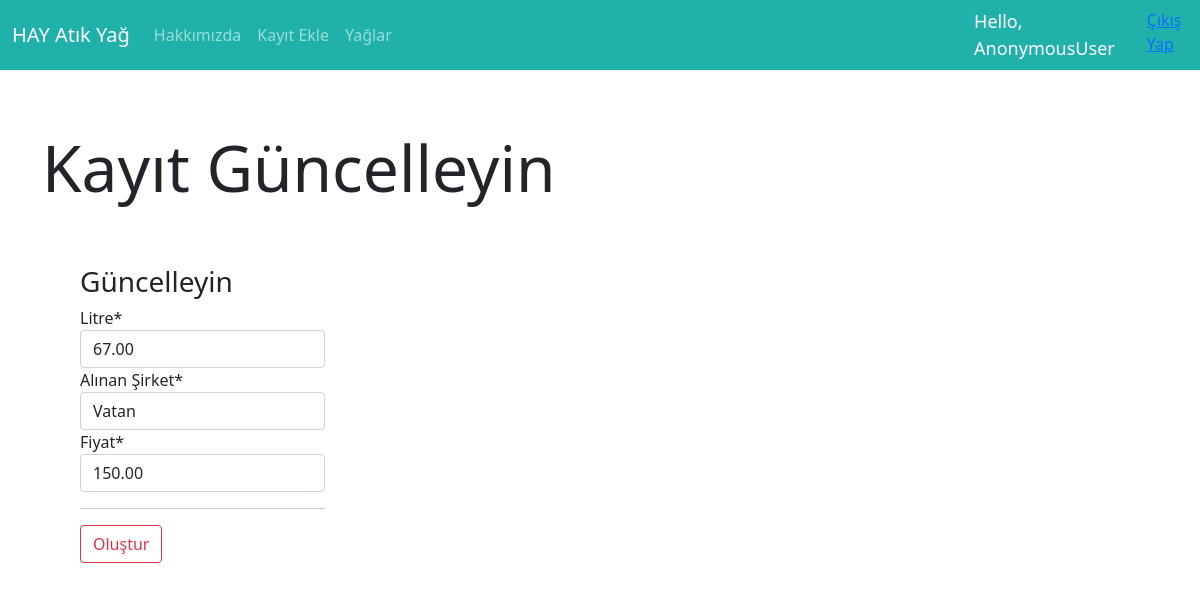
Screenshot of /oils/update/3 with the database file from the repository.
### oil/models.py (models this page shows, shortened)
class Oil(models.Model): # Modelimizi oluşturduk.
    user = models.ForeignKey("auth.User",on_delete=models.PROTECT,verbose_name="Kullanıcı")
    liter = models.DecimalField(max_digits=6,decimal_places=2,verbose_name="Litre")
    comp = models.CharField(max_length=50,verbose_name="Alınan Şirket")
    price = models.DecimalField(max_digits=6,decimal_places=2,verbose_name="Fiyat")
    date = models.DateTimeField(auto_now_add=True,verbose_name="Oluşturulma Tarihi")

### oil/views.py (the view)
# urls.py: path('update/<int:id>',views.updateOil,name="update"),
def updateOil(request,id):
    oil = get_object_or_404(Oil,id = id)
    form = OilForm(request.POST or None,instance=oil) #İnstance gelen bilgileri yeni forma aktardık
    if form.is_valid():
        oil = form.save(commit=False)
        oil.user = request.user
        oil.save()
        messages.success(request,"Güncelleme başarılı")
        return redirect("oil:dashboard")
    return render(request,"update.html",{"form":form})

### oil/forms.py
class OilForm(forms.ModelForm):
    class Meta:
        model = Oil #Formumuz ile Oil modelimiz bağlamış olduk.
        fields = ['liter','comp','price']

### templates/update.html (shortened to what this page needs)
{% extends 'layout.html' %}
{% load crispy_forms_tags %}
{% block body %}
<div class="container">
    <h1 class="display-3">Kayıt Güncelleyin</h1>
    <div class="row">
        <div style="margin: 30px; padding: 20px;"class="col-6 col-sm-3">
            <h3 class="">Güncelleyin</h3>
            <form method="post">
                {{form|crispy}}
                <hr>
                <button type="submit" class="btn btn-outline-danger btn-md">Oluştur</button>
            </form>
        </div>
    </div>
</div>
{% endblock body %}

### rows the page displays
Oil: liter "67.00", comp "Vatan", price "150.00"

### other values shown
{{ request.user }} "AnonymousUser"
